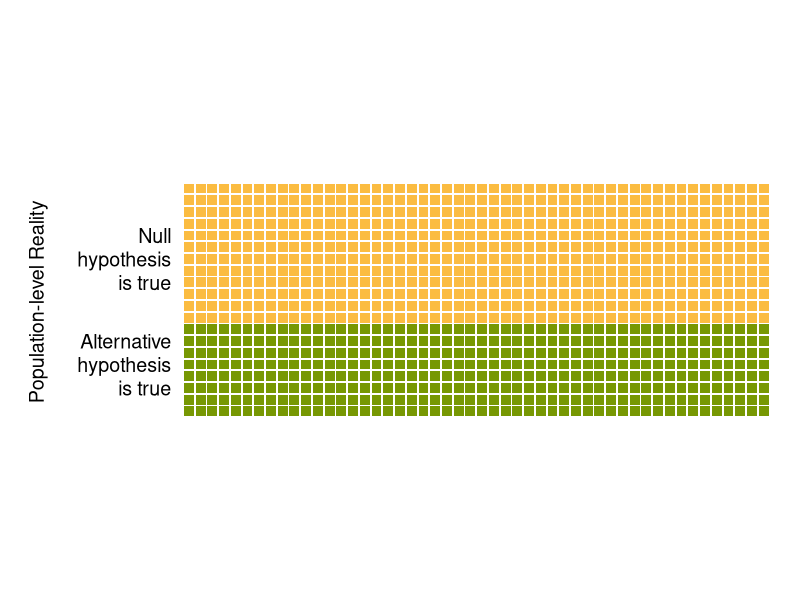
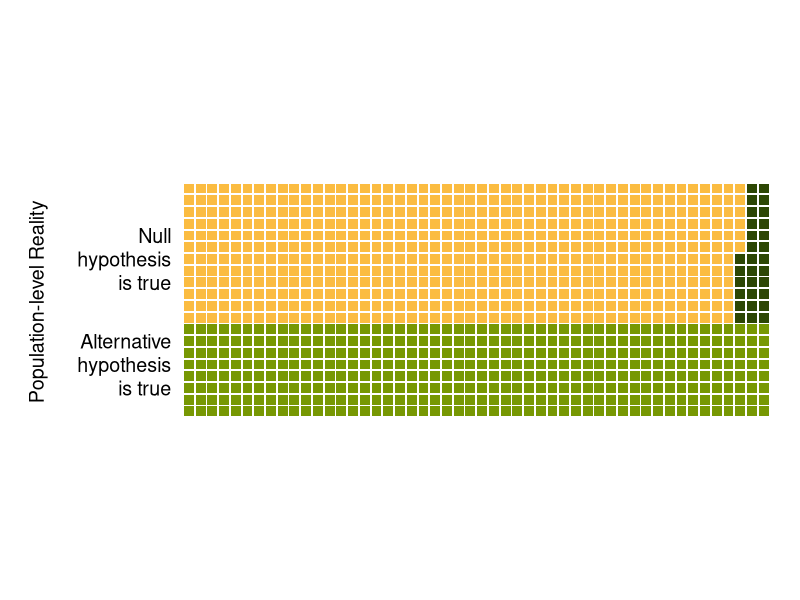
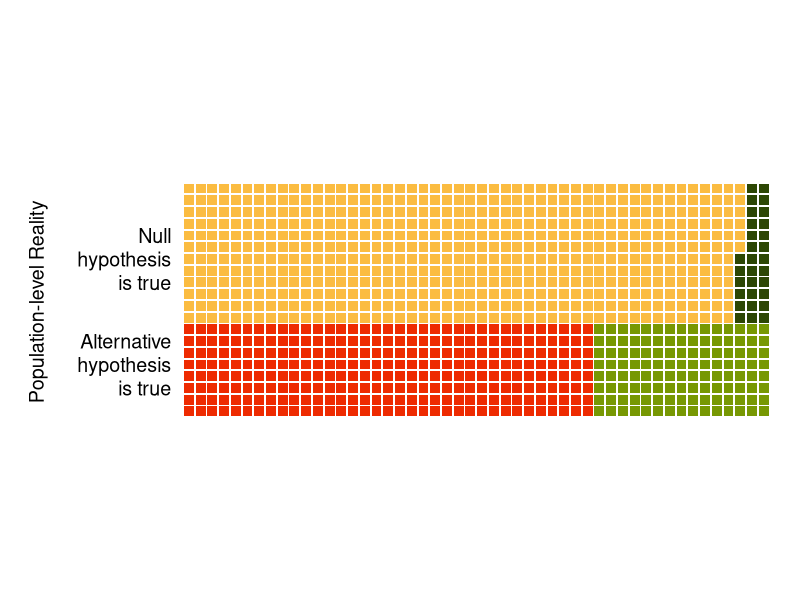
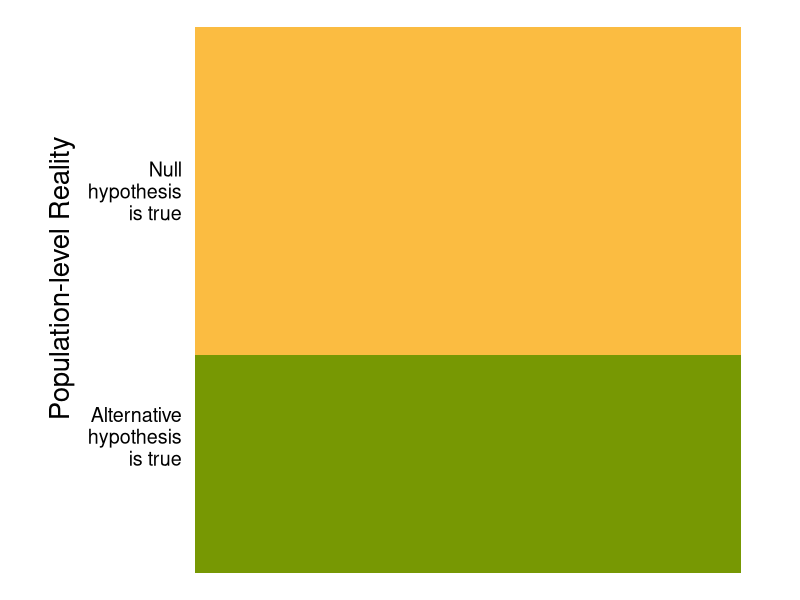
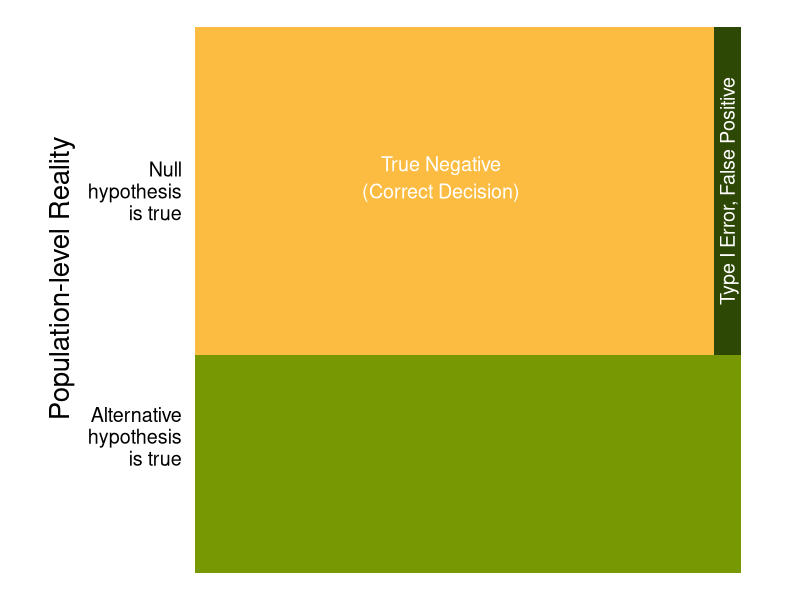
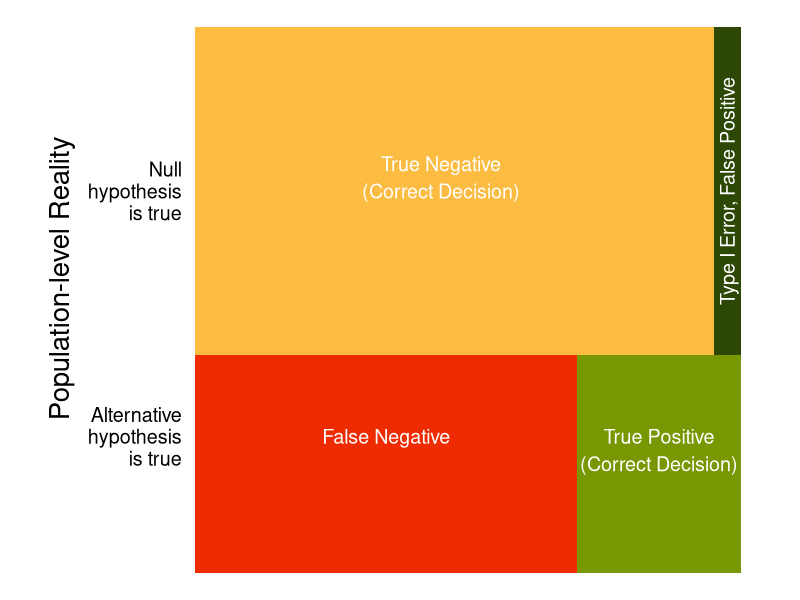
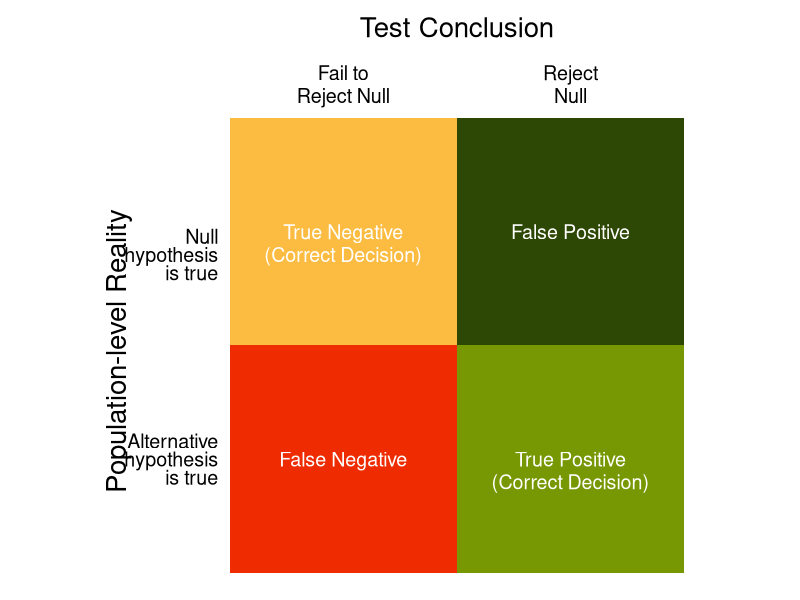

The R source for these figures, in order:
library(tidyverse)


get_dots <- function(rows, columns) {
  dots = expand.grid(rows, columns)
  dots <- as.data.frame(dots)
  names(dots) <- c("y", "x")
  return(dots)
}

get_stats <- function(prob_true, power, n = 1000) {
  
  alpha <- .05

  num_true <- n* prob_true 
  num_true_sig <- power * num_true
  
  num_false <- n * (1- prob_true)
  num_false_sig <- num_false * alpha
  
  output <- list(num_false_sig = num_false_sig,
                 num_true_sig = num_true_sig)
  return(output)
}

yellow = "#fbbc41"
green = "#779803"
dark_green = "#2d4704"
red = "#ee2b01"


prob_true  = .4
power = .3

xs<-get_stats(prob_true = prob_true, power = power, n = 1000 )
print(xs)

x <- seq(1, 50)
y <- seq(1,20)

n_effect_rows <- prob_true * 1000 / 50 #8 
n_noeffect_rows <- (1-prob_true) * 1000 / 50 #12



noeffect_squares <- get_dots(y, x)
noeffect_squares_sig1 <- get_dots(seq(9, 20), seq(49, 50)) #24
noeffect_squares_sig2 <- get_dots(seq(9, 14), 48) #6

effect_squares   <- get_dots(seq(1,8), x)
effect_squares_nonsig <- get_dots(seq(1,8), seq(1,35))


# just prob_true
sqplot1 = ggplot(data = noeffect_squares, aes(x = x, y = y)) +
  geom_point(shape = 15, size = 3, color = yellow) +
  geom_point(data = effect_squares, shape = 15, size = 3, color = green) +
  annotate(geom = "text", x = -.5, y = 7, label = "Alternative", hjust = 1, size = 5) +
  annotate(geom = "text", x = -.5, y = 5, label = "hypothesis", hjust = 1, size = 5) +
  annotate(geom = "text", x = -.5, y = 3, label = "is true", hjust = 1, size = 5) +
  annotate(geom = "text", x = -.5, y = 16, label = "Null", hjust = 1, size = 5) +
  annotate(geom = "text", x = -.5, y = 14, label = "hypothesis", hjust = 1, size = 5) +
  annotate(geom = "text", x = -.5, y = 12, label = "is true", hjust = 1, size = 5) +
  annotate(geom = "text", x = -12, y = 19, label = "Population-level Reality", hjust = 1, angle = 90, size = 5) +
  annotate(geom = "text", x = -10, y = 14, label = "", hjust = 1) +
  coord_fixed() +
  theme_void()

#prob true + false positive
sqplot2 = ggplot(data = noeffect_squares, aes(x = x, y = y)) +
  geom_point(shape = 15, size = 3, color = yellow) +
  geom_point(data = effect_squares, shape = 15, size = 3, color = green) +
  geom_point(data = noeffect_squares_sig1, shape = 15, size = 3, color = dark_green) +
  geom_point(data = noeffect_squares_sig2, shape = 15, size = 3, color = dark_green) +
  annotate(geom = "text", x = -.5, y = 7, label = "Alternative", hjust = 1, size = 5) +
  annotate(geom = "text", x = -.5, y = 5, label = "hypothesis", hjust = 1, size = 5) +
  annotate(geom = "text", x = -.5, y = 3, label = "is true", hjust = 1, size = 5) +
  annotate(geom = "text", x = -.5, y = 16, label = "Null", hjust = 1, size = 5) +
  annotate(geom = "text", x = -.5, y = 14, label = "hypothesis", hjust = 1, size = 5) +
  annotate(geom = "text", x = -.5, y = 12, label = "is true", hjust = 1, size = 5) +
  annotate(geom = "text", x = -12, y = 19, label = "Population-level Reality", hjust = 1, angle = 90, size = 5) +
  annotate(geom = "text", x = -10, y = 14, label = "", hjust = 1) +
  coord_fixed() +
  theme_void()



#prob true + false positive + power
sqplot3 =ggplot(data = noeffect_squares, aes(x = x, y = y)) +
  geom_point(shape = 15, size = 3, color = yellow) +
  geom_point(data = effect_squares, shape = 15, size = 3, color = green) +
  geom_point(data = effect_squares_nonsig, shape = 15, size = 3, color = red) +
  geom_point(data = noeffect_squares_sig1, shape = 15, size = 3, color = dark_green) +
  geom_point(data = noeffect_squares_sig2, shape = 15, size = 3, color = dark_green) +
  annotate(geom = "text", x = -.5, y = 7, label = "Alternative", hjust = 1, size = 5) +
  annotate(geom = "text", x = -.5, y = 5, label = "hypothesis", hjust = 1, size = 5) +
  annotate(geom = "text", x = -.5, y = 3, label = "is true", hjust = 1, size = 5) +
  annotate(geom = "text", x = -.5, y = 16, label = "Null", hjust = 1, size = 5) +
  annotate(geom = "text", x = -.5, y = 14, label = "hypothesis", hjust = 1, size = 5) +
  annotate(geom = "text", x = -.5, y = 12, label = "is true", hjust = 1, size = 5) +
  annotate(geom = "text", x = -12, y = 19, label = "Population-level Reality", hjust = 1, angle = 90, size = 5) +
  annotate(geom = "text", x = -10, y = 14, label = "", hjust = 1) +
  coord_fixed() +
  theme_void()


ggsave("sqplot1.png", sqplot1, width = 8, height = 8, dpi = "print")
ggsave("sqplot2.png", sqplot2, width = 8, height = 8, dpi = "print")
ggsave("sqplot3.png", sqplot3, width = 8, height = 8, dpi = "print")

#prob true
areaplot1 = ggplot(data = noeffect_squares, aes(x = x, y = y)) +
  annotate(geom = "rect", xmin = 0, xmax = 20, ymin = 0, ymax = 20*prob_true , fill = green) +
  annotate(geom = "rect", xmin = 0, xmax = 20, ymin = 20*prob_true, ymax = 20, fill = yellow) +
  annotate(geom = "text", x = -.5, y = 5.8, label = "Alternative", hjust = 1, size = 5) +
  annotate(geom = "text", x = -.5, y = 5, label = "hypothesis", hjust = 1, size = 5) +
  annotate(geom = "text", x = -.5, y = 4.2, label = "is true", hjust = 1, size = 5) +
  annotate(geom = "text", x = -.5, y = 14.8, label = "Null", hjust = 1, size = 5) +
  annotate(geom = "text", x = -.5, y = 14, label = "hypothesis", hjust = 1, size = 5) +
  annotate(geom = "text", x = -.5, y = 13.2, label = "is true", hjust = 1, size = 5) +
  annotate(geom = "text", x = -5, y = 16, label = "Population-level Reality", hjust = 1, angle = 90, size = 7) +
  coord_fixed() +
  theme_void()


#prob true + false positive
areaplot2 = ggplot(data = noeffect_squares, aes(x = x, y = y)) +
  annotate(geom = "rect", xmin = 0, xmax = 20, ymin = 0, ymax = 20*prob_true , fill = green) +
  annotate(geom = "rect", xmin = 0, xmax = 20, ymin = 20*prob_true, ymax = 20, fill = yellow) +
  annotate(geom = "rect", xmin = .95*20, xmax = 20, ymin = 20*prob_true, ymax = 20, fill = dark_green) +
  annotate(geom = "text", x = -.5, y = 5.8, label = "Alternative", hjust = 1, size = 5) +
  annotate(geom = "text", x = -.5, y = 5, label = "hypothesis", hjust = 1, size = 5) +
  annotate(geom = "text", x = -.5, y = 4.2, label = "is true", hjust = 1, size = 5) +
  annotate(geom = "text", x = -.5, y = 14.8, label = "Null", hjust = 1, size = 5) +
  annotate(geom = "text", x = -.5, y = 14, label = "hypothesis", hjust = 1, size = 5) +
  annotate(geom = "text", x = -.5, y = 13.2, label = "is true", hjust = 1, size = 5) +
  annotate(geom = "text", x = -5, y = 16, label = "Population-level Reality", hjust = 1, angle = 90, size = 7) +
  annotate(geom = "text", x = 19.5, y = 14, label = "Type I Error, False Positive", size = 5, colour = "white", angle = 90) +
  annotate(geom = "text", x = 9, y = 15, label = "True Negative", size = 5, colour = "white") +
  annotate(geom = "text", x = 9, y = 14, label = "(Correct Decision)", size = 5, colour = "white") +
  coord_fixed() +
  theme_void()


#prob true + false positive
areaplot3 = ggplot(data = noeffect_squares, aes(x = x, y = y)) +
  annotate(geom = "rect", xmin = 0, xmax = 20, ymin = 0, ymax = 20*prob_true , fill = green) +
  annotate(geom = "rect", xmin = 0, xmax = 20, ymin = 20*prob_true, ymax = 20, fill = yellow) +
  annotate(geom = "rect", xmin = .95*20, xmax = 20, ymin = 20*prob_true, ymax = 20, fill = dark_green) +
  annotate(geom = "rect", xmin = 0, xmax = .7*20, ymin = 0, ymax = 20*prob_true, fill = red) +
  annotate(geom = "text", x = -.5, y = 5.8, label = "Alternative", hjust = 1, size = 5) +
  annotate(geom = "text", x = -.5, y = 5, label = "hypothesis", hjust = 1, size = 5) +
  annotate(geom = "text", x = -.5, y = 4.2, label = "is true", hjust = 1, size = 5) +
  annotate(geom = "text", x = -.5, y = 14.8, label = "Null", hjust = 1, size = 5) +
  annotate(geom = "text", x = -.5, y = 14, label = "hypothesis", hjust = 1, size = 5) +
  annotate(geom = "text", x = -.5, y = 13.2, label = "is true", hjust = 1, size = 5) +
  annotate(geom = "text", x = -5, y = 16, label = "Population-level Reality", hjust = 1, angle = 90, size = 7) +
  annotate(geom = "text", x = 19.5, y = 14, label = "Type I Error, False Positive", size = 5, colour = "white", angle = 90) +
  annotate(geom = "text", x = 7, y = 5, label = "False Negative", size = 5, colour = "white") +
  annotate(geom = "text", x = 17, y = 5, label = "True Positive", size = 5, colour = "white") +
  annotate(geom = "text", x = 17, y = 4, label = "(Correct Decision)", size = 5, colour = "white") +
  annotate(geom = "text", x = 9, y = 15, label = "True Negative", size = 5, colour = "white") +
  annotate(geom = "text", x = 9, y = 14, label = "(Correct Decision)", size = 5, colour = "white") +
    coord_fixed() +
  theme_void()



ggsave("areaplot1.png", areaplot1, width = 8, height = 8, dpi = "print")
ggsave("areaplot2.png", areaplot2, width = 8, height = 8, dpi = "print")
ggsave("areaplot3.png", areaplot3, width = 8, height = 8, dpi = "print")



yellow2 = "#fbbc41"
green2 = "#779803"
dark_green2 = "#2d4704"
red2 = "#ee2b01"




#prob true + false positive
areaplot4 = ggplot(data = noeffect_squares, aes(x = x, y = y)) +
  annotate(geom = "rect", xmin = 0, xmax = 20, ymin = 0, ymax = 10 , fill = green) +
  annotate(geom = "rect", xmin = 0, xmax = 20, ymin = 10, ymax = 20, fill = yellow) +
  annotate(geom = "rect", xmin = 10, xmax = 20, ymin = 10, ymax = 20, fill = dark_green) +
  annotate(geom = "rect", xmin = 0, xmax = 10, ymin = 0, ymax = 10, fill = red) +
  annotate(geom = "text", x = -.5, y = 5.8, label = "Alternative", hjust = 1, size = 5) +
  annotate(geom = "text", x = -.5, y = 5, label = "hypothesis", hjust = 1, size = 5) +
  annotate(geom = "text", x = -.5, y = 4.2, label = "is true", hjust = 1, size = 5) +
  annotate(geom = "text", x = -.5, y = 14.8, label = "Null", hjust = 1, size = 5) +
  annotate(geom = "text", x = -.5, y = 14, label = "hypothesis", hjust = 1, size = 5) +
  annotate(geom = "text", x = -.5, y = 13.2, label = "is true", hjust = 1, size = 5) +
  annotate(geom = "text", x = -5, y = 16, label = "Population-level Reality", hjust = 1, angle = 90, size = 7) +
  annotate(geom = "text", x = 10, y = 24, label = "Test Conclusion", size = 7) +
  annotate(geom = "text", x = 15, y = 22, label = "Reject", size = 5) +
  annotate(geom = "text", x = 15, y = 21, label = "Null", size = 5) +
  annotate(geom = "text", x = 5, y = 22, label = "Fail to", size = 5) +
  annotate(geom = "text", x = 5, y = 21, label = "Reject Null", size = 5) +
  annotate(geom = "text", x = 15, y = 15, label = "False Positive", size = 5, colour = "white") +
  annotate(geom = "text", x = 5, y = 5, label = "False Negative", size = 5, colour = "white") +
  annotate(geom = "text", x = 15, y = 5, label = "True Positive", size = 5, colour = "white") +
  annotate(geom = "text", x = 15, y = 4, label = "(Correct Decision)", size = 5, colour = "white") +
  annotate(geom = "text", x = 5, y = 15, label = "True Negative", size = 5, colour = "white") +
  annotate(geom = "text", x = 5, y = 14, label = "(Correct Decision)", size = 5, colour = "white") +
  coord_fixed() +
  theme_void()

ggsave("areaplot4.png", areaplot4, width = 8, height = 8, dpi = "print")

